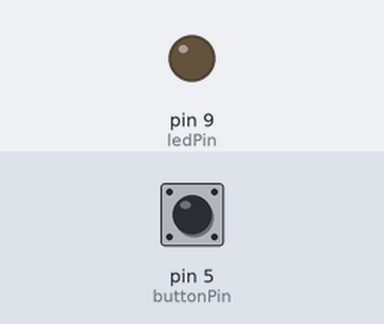
Bench run of a sketch on a simulated Arduino Uno, built with avr-gcc and run on an emulated ATmega328P. Parts: output pins drawn as LEDs (lit = HIGH). Dashed ring = blinking. The test bench sets the inputs (shaded band); at power-on: pin 5 (buttonPin) HIGH.

Above: at 1.2 s.
1.3 s: pin 5 (buttonPin) pulled LOW for 1 s
At 1.42 s:
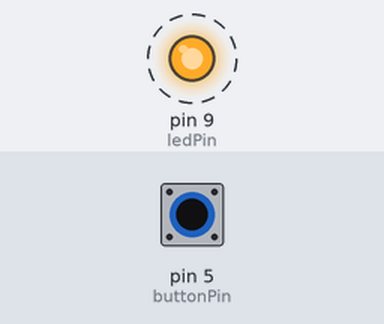
3.8 s: pin 5 (buttonPin) pulled LOW for 3.2 s
At 8.1 s:
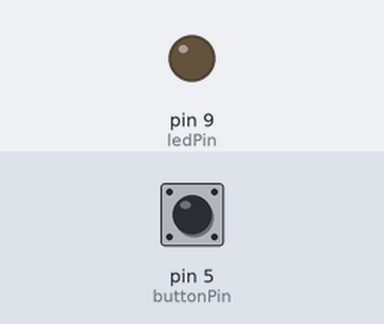
Timing chart, 0 to 9.6 s (numbered marks = the images above; inputs shaded):
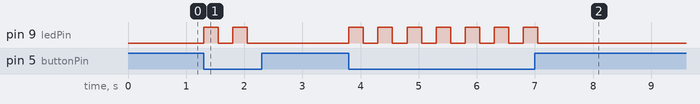

The sketch:

thirdProject_txt.ino
```cpp
int ledPin = 9;
int buttonPin = 5;

void setup() {
  pinMode(ledPin, OUTPUT);
  pinMode(buttonPin, INPUT_PULLUP);
}

// the loop routine runs over and over again forever:
void loop() {
  boolean b = digitalRead(buttonPin);
  if (b == LOW)
  {
    digitalWrite(ledPin, HIGH);   // turn the LED on (HIGH is the voltage level)
    delay(250);               // wait for a second
    digitalWrite(ledPin, LOW);    // turn the LED off by making the voltage LOW
    delay(250);               // wait for a second
  }
}
```

Measured:
- after the input at 1.3 s, pin 9 (ledPin): alternates HIGH for 0.25 s and LOW for 0.25 s, 4 changes in all, then stays LOW, starting at once
- after the input at 3.8 s, pin 9 (ledPin): alternates HIGH for 0.25 s and LOW for 0.25 s, 14 changes in all, then stays LOW, starting at once
